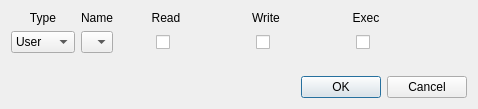
<?xml version="1.0" encoding="UTF-8"?>
<ui version="4.0">
 <class>AddDialog</class>
 <widget class="QDialog" name="AddDialog">
  <property name="geometry">
   <rect>
    <x>0</x>
    <y>0</y>
    <width>478</width>
    <height>109</height>
   </rect>
  </property>
  <property name="windowTitle">
   <string>Add Dialog</string>
  </property>
  <property name="styleSheet">
   <string notr="true">QCheckBox {
	margin-left: auto;
	margin-right: auto;
}</string>
  </property>
  <property name="modal">
   <bool>true</bool>
  </property>
  <layout class="QGridLayout" name="gridLayout">
   <item row="0" column="0">
    <widget class="QLabel" name="labelType">
     <property name="text">
      <string>Type</string>
     </property>
     <property name="alignment">
      <set>Qt::AlignCenter</set>
     </property>
    </widget>
   </item>
   <item row="1" column="0">
    <widget class="QComboBox" name="comboBoxType">
     <item>
      <property name="text">
       <string>User</string>
      </property>
     </item>
     <item>
      <property name="text">
       <string>Group</string>
      </property>
     </item>
    </widget>
   </item>
   <item row="3" column="0" colspan="6">
    <widget class="QDialogButtonBox" name="buttonBox">
     <property name="orientation">
      <enum>Qt::Horizontal</enum>
     </property>
     <property name="standardButtons">
      <set>QDialogButtonBox::Cancel|QDialogButtonBox::Ok</set>
     </property>
    </widget>
   </item>
   <item row="0" column="1">
    <widget class="QLabel" name="labelName">
     <property name="text">
      <string>Name</string>
     </property>
     <property name="alignment">
      <set>Qt::AlignCenter</set>
     </property>
    </widget>
   </item>
   <item row="2" column="0">
    <spacer name="verticalSpacer">
     <property name="orientation">
      <enum>Qt::Vertical</enum>
     </property>
     <property name="sizeHint" stdset="0">
      <size>
       <width>20</width>
       <height>40</height>
      </size>
     </property>
    </spacer>
   </item>
   <item row="1" column="1">
    <widget class="QComboBox" name="comboBoxName">
     <item>
      <property name="text">
       <string/>
      </property>
     </item>
    </widget>
   </item>
   <item row="0" column="2">
    <widget class="QLabel" name="labelRead">
     <property name="text">
      <string>Read</string>
     </property>
     <property name="alignment">
      <set>Qt::AlignCenter</set>
     </property>
    </widget>
   </item>
   <item row="1" column="2">
    <widget class="QCheckBox" name="checkBoxRead">
     <property name="styleSheet">
      <string notr="true"/>
     </property>
    </widget>
   </item>
   <item row="0" column="3">
    <widget class="QLabel" name="labelWrite">
     <property name="text">
      <string>Write</string>
     </property>
     <property name="alignment">
      <set>Qt::AlignCenter</set>
     </property>
    </widget>
   </item>
   <item row="1" column="3">
    <widget class="QCheckBox" name="checkBoxWrite"/>
   </item>
   <item row="0" column="4">
    <widget class="QLabel" name="labelExec">
     <property name="text">
      <string>Exec</string>
     </property>
     <property name="alignment">
      <set>Qt::AlignCenter</set>
     </property>
    </widget>
   </item>
   <item row="1" column="4">
    <widget class="QCheckBox" name="checkBoxExec"/>
   </item>
   <item row="1" column="5">
    <spacer name="horizontalSpacer">
     <property name="orientation">
      <enum>Qt::Horizontal</enum>
     </property>
     <property name="sizeHint" stdset="0">
      <size>
       <width>40</width>
       <height>20</height>
      </size>
     </property>
    </spacer>
   </item>
  </layout>
 </widget>
 <resources/>
 <connections>
  <connection>
   <sender>buttonBox</sender>
   <signal>accepted()</signal>
   <receiver>AddDialog</receiver>
   <slot>accept()</slot>
   <hints>
    <hint type="sourcelabel">
     <x>248</x>
     <y>254</y>
    </hint>
    <hint type="destinationlabel">
     <x>157</x>
     <y>274</y>
    </hint>
   </hints>
  </connection>
  <connection>
   <sender>buttonBox</sender>
   <signal>rejected()</signal>
   <receiver>AddDialog</receiver>
   <slot>reject()</slot>
   <hints>
    <hint type="sourcelabel">
     <x>316</x>
     <y>260</y>
    </hint>
    <hint type="destinationlabel">
     <x>286</x>
     <y>274</y>
    </hint>
   </hints>
  </connection>
 </connections>
</ui>
